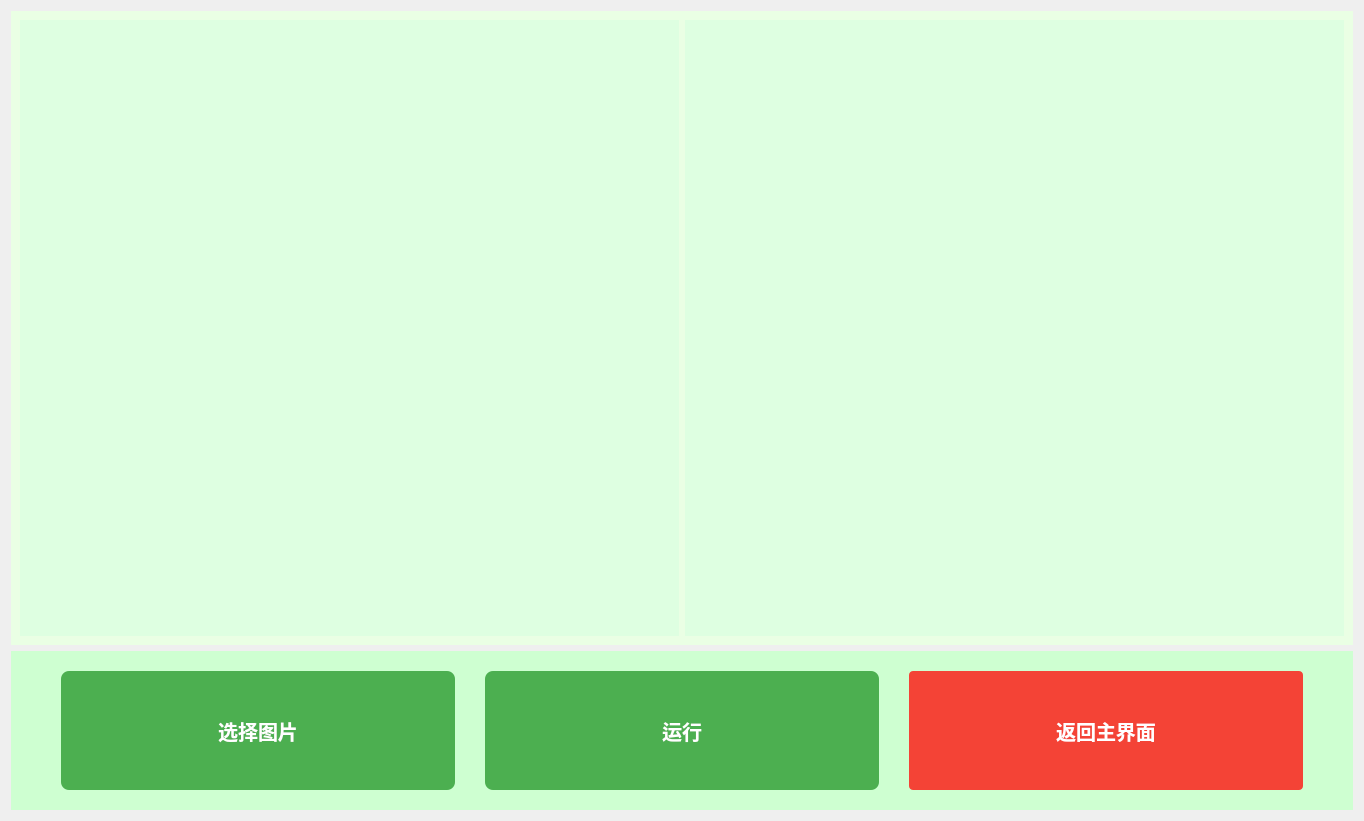
<?xml version="1.0" encoding="UTF-8"?>
<ui version="4.0">
 <class>Form</class>
 <widget class="QWidget" name="Form">
  <property name="geometry">
   <rect>
    <x>0</x>
    <y>0</y>
    <width>1364</width>
    <height>821</height>
   </rect>
  </property>
  <property name="windowTitle">
   <string>图片处理</string>
  </property>
  <layout class="QVBoxLayout" name="verticalLayout">
   <item>
    <widget class="QWidget" name="widget_1" native="true">
     <property name="sizePolicy">
      <sizepolicy hsizetype="Expanding" vsizetype="Expanding">
       <horstretch>1</horstretch>
       <verstretch>4</verstretch>
      </sizepolicy>
     </property>
     <property name="styleSheet">
      <string notr="true">background-color:rgb(234, 255, 228);
</string>
     </property>
     <layout class="QHBoxLayout" name="horizontalLayout">
      <item>
       <widget class="QLabel" name="img1_Lable">
        <property name="sizePolicy">
         <sizepolicy hsizetype="Preferred" vsizetype="Preferred">
          <horstretch>0</horstretch>
          <verstretch>0</verstretch>
         </sizepolicy>
        </property>
        <property name="styleSheet">
         <string notr="true">background-color: #deffe1;</string>
        </property>
        <property name="text">
         <string/>
        </property>
       </widget>
      </item>
      <item>
       <widget class="QLabel" name="img2_label">
        <property name="styleSheet">
         <string notr="true">background-color: #deffe1;</string>
        </property>
        <property name="text">
         <string/>
        </property>
       </widget>
      </item>
     </layout>
    </widget>
   </item>
   <item>
    <widget class="QWidget" name="widget_2" native="true">
     <property name="sizePolicy">
      <sizepolicy hsizetype="Expanding" vsizetype="Expanding">
       <horstretch>1</horstretch>
       <verstretch>1</verstretch>
      </sizepolicy>
     </property>
     <property name="styleSheet">
      <string notr="true">background-color: rgb(206, 255, 209);</string>
     </property>
     <layout class="QHBoxLayout" name="horizontalLayout_2">
      <property name="spacing">
       <number>30</number>
      </property>
      <property name="leftMargin">
       <number>50</number>
      </property>
      <property name="topMargin">
       <number>20</number>
      </property>
      <property name="rightMargin">
       <number>50</number>
      </property>
      <property name="bottomMargin">
       <number>20</number>
      </property>
      <item>
       <widget class="QPushButton" name="chooseBtn">
        <property name="sizePolicy">
         <sizepolicy hsizetype="Expanding" vsizetype="Expanding">
          <horstretch>0</horstretch>
          <verstretch>0</verstretch>
         </sizepolicy>
        </property>
        <property name="styleSheet">
         <string notr="true">QPushButton {
    background-color: #4CAF50;  /* 绿色 - 正常状态 */
    color: white;
    border: none;
    border-radius: 8px;
    padding: 12px 24px;
    font-size: 20px;
font-weight: bold;
}
QPushButton:hover {
    background-color: #45a049;  /* 深绿色 - 悬停 */
    transform: scale(1.02);     /* 轻微放大（需代码实现动画） */
}</string>
        </property>
        <property name="text">
         <string>选择图片</string>
        </property>
       </widget>
      </item>
      <item>
       <widget class="QPushButton" name="runBtn">
        <property name="sizePolicy">
         <sizepolicy hsizetype="Expanding" vsizetype="Expanding">
          <horstretch>0</horstretch>
          <verstretch>0</verstretch>
         </sizepolicy>
        </property>
        <property name="styleSheet">
         <string notr="true">QPushButton {
    background-color: #4CAF50;  /* 绿色 - 正常状态 */
    color: white;
    border: none;
    border-radius: 8px;
    padding: 12px 24px;
    font-size: 20px;
font-weight: bold;
}
QPushButton:hover {
    background-color: #45a049;  /* 深绿色 - 悬停 */
    transform: scale(1.02);     /* 轻微放大（需代码实现动画） */
}</string>
        </property>
        <property name="text">
         <string>运行</string>
        </property>
       </widget>
      </item>
      <item>
       <widget class="QPushButton" name="returnBtn">
        <property name="sizePolicy">
         <sizepolicy hsizetype="Expanding" vsizetype="Expanding">
          <horstretch>0</horstretch>
          <verstretch>0</verstretch>
         </sizepolicy>
        </property>
        <property name="styleSheet">
         <string notr="true">QPushButton {
    background: #f44336;  /* 红色 - 正常 */
    color: white;
    border-radius: 4px;
    padding: 10px 18px;
	font-size: 20px;
	font-weight: bold;
    
}

QPushButton:hover { background: #e53935; }  /* 悬停 */
QPushButton:pressed { 
    background: #d32f2f; 
    padding-left: 20px;  /* 按下时左移2px拟真 */
}</string>
        </property>
        <property name="text">
         <string>返回主界面</string>
        </property>
       </widget>
      </item>
     </layout>
    </widget>
   </item>
  </layout>
 </widget>
 <resources/>
 <connections/>
</ui>
